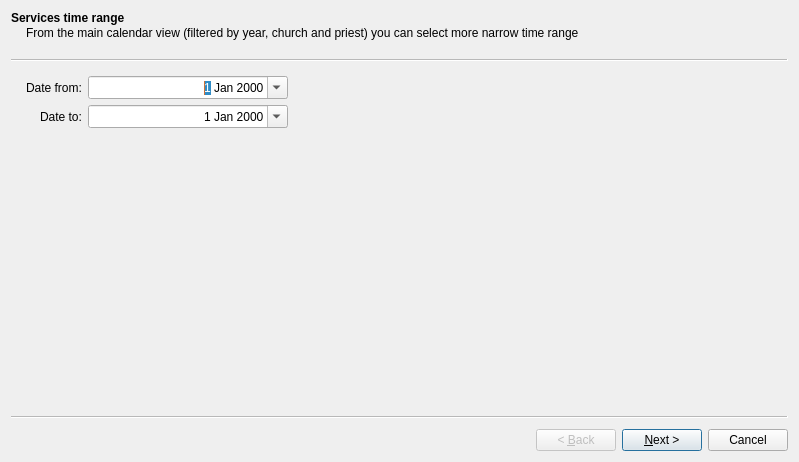
<?xml version="1.0" encoding="UTF-8"?>
<ui version="4.0">
 <class>ServiceTimeShiftWizard</class>
 <widget class="QWizard" name="ServiceTimeShiftWizard">
  <property name="geometry">
   <rect>
    <x>0</x>
    <y>0</y>
    <width>799</width>
    <height>462</height>
   </rect>
  </property>
  <property name="windowTitle">
   <string>Time shift wizard</string>
  </property>
  <widget class="QWizardPage" name="sourcePage">
   <property name="title">
    <string>Services time range</string>
   </property>
   <property name="subTitle">
    <string>From the main calendar view (filtered by year, church and priest) you can select more narrow time range</string>
   </property>
   <layout class="QFormLayout" name="formLayout">
    <property name="labelAlignment">
     <set>Qt::AlignRight|Qt::AlignTrailing|Qt::AlignVCenter</set>
    </property>
    <item row="0" column="0">
     <widget class="QLabel" name="label">
      <property name="text">
       <string>Date from:</string>
      </property>
     </widget>
    </item>
    <item row="0" column="1">
     <widget class="QDateEdit" name="dateFromEdit">
      <property name="maximumSize">
       <size>
        <width>200</width>
        <height>16777215</height>
       </size>
      </property>
      <property name="alignment">
       <set>Qt::AlignRight|Qt::AlignTrailing|Qt::AlignVCenter</set>
      </property>
      <property name="calendarPopup">
       <bool>true</bool>
      </property>
     </widget>
    </item>
    <item row="1" column="0">
     <widget class="QLabel" name="label_2">
      <property name="text">
       <string>Date to:</string>
      </property>
     </widget>
    </item>
    <item row="1" column="1">
     <widget class="QDateEdit" name="dateToEdit">
      <property name="maximumSize">
       <size>
        <width>200</width>
        <height>16777215</height>
       </size>
      </property>
      <property name="alignment">
       <set>Qt::AlignRight|Qt::AlignTrailing|Qt::AlignVCenter</set>
      </property>
      <property name="calendarPopup">
       <bool>true</bool>
      </property>
     </widget>
    </item>
   </layout>
  </widget>
  <widget class="QWizardPage" name="selectionPage">
   <property name="title">
    <string>Select services to be shifted in time</string>
   </property>
   <property name="subTitle">
    <string>Shifted will be just services selected in the table, you can use also buttons to select particular weekday(s)</string>
   </property>
   <layout class="QVBoxLayout" name="verticalLayout">
    <item>
     <widget class="QTableView" name="serviceTable">
      <property name="toolTip">
       <string>Holy services in selected cells will be shifted in time</string>
      </property>
      <property name="editTriggers">
       <set>QAbstractItemView::NoEditTriggers</set>
      </property>
      <property name="alternatingRowColors">
       <bool>true</bool>
      </property>
     </widget>
    </item>
   </layout>
  </widget>
  <widget class="QWizardPage" name="timeshiftPage">
   <property name="title">
    <string>Time shift</string>
   </property>
   <property name="subTitle">
    <string>All selected services will be shifted by given time interval - positive values move into future, negative into the past</string>
   </property>
   <layout class="QVBoxLayout" name="verticalLayout_2">
    <item>
     <layout class="QHBoxLayout" name="horizontalLayout_2">
      <item>
       <widget class="QPushButton" name="yesterdayButton">
        <property name="text">
         <string>-1 day</string>
        </property>
       </widget>
      </item>
      <item>
       <widget class="QPushButton" name="oneHourEarlier">
        <property name="text">
         <string>-1 hour</string>
        </property>
       </widget>
      </item>
      <item>
       <widget class="QSpinBox" name="timeShiftMinutesBox">
        <property name="toolTip">
         <string>Define time shift for selected holy services</string>
        </property>
        <property name="alignment">
         <set>Qt::AlignRight|Qt::AlignTrailing|Qt::AlignVCenter</set>
        </property>
        <property name="buttonSymbols">
         <enum>QAbstractSpinBox::PlusMinus</enum>
        </property>
        <property name="suffix">
         <string> min</string>
        </property>
        <property name="minimum">
         <number>-10800</number>
        </property>
        <property name="maximum">
         <number>10800</number>
        </property>
        <property name="singleStep">
         <number>15</number>
        </property>
       </widget>
      </item>
      <item>
       <widget class="QPushButton" name="oneHourLater">
        <property name="text">
         <string>+1 hour</string>
        </property>
       </widget>
      </item>
      <item>
       <widget class="QPushButton" name="tomorrowBtn">
        <property name="text">
         <string>+1 day</string>
        </property>
       </widget>
      </item>
      <item>
       <spacer name="horizontalSpacer_3">
        <property name="orientation">
         <enum>Qt::Horizontal</enum>
        </property>
        <property name="sizeHint" stdset="0">
         <size>
          <width>40</width>
          <height>20</height>
         </size>
        </property>
       </spacer>
      </item>
     </layout>
    </item>
    <item>
     <widget class="QTableView" name="shiftedTable"/>
    </item>
   </layout>
  </widget>
 </widget>
 <resources/>
 <connections/>
</ui>
